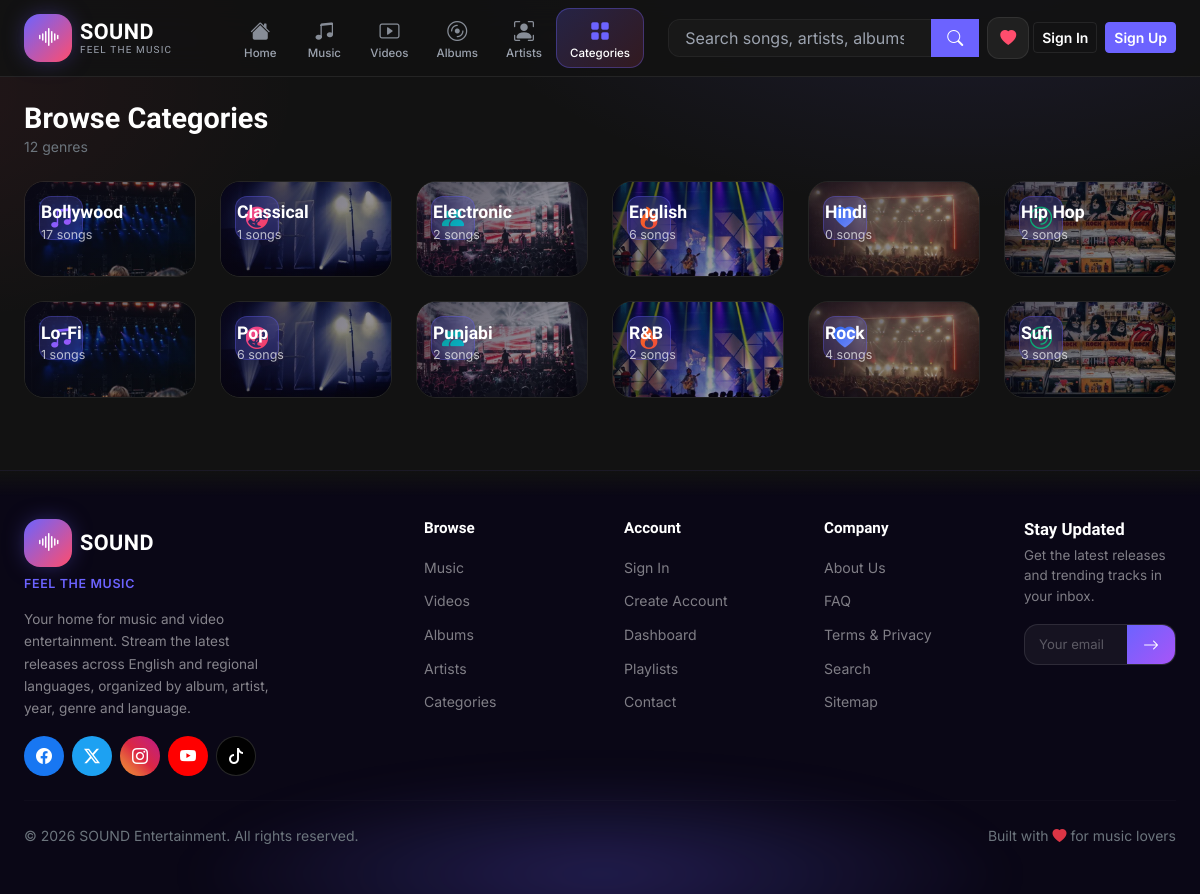
/categories.php, run on the app's committed database.
### tables this page shows
CREATE TABLE IF NOT EXISTS genres (
  id INT AUTO_INCREMENT PRIMARY KEY,
  name VARCHAR(80) NOT NULL UNIQUE,
  created_at TIMESTAMP DEFAULT CURRENT_TIMESTAMP
);

### includes/functions.php (called while the page is built, shortened)
<?php
require_once __DIR__ . '/header.php';
require_once __DIR__ . '/footer.php';
function db() {
    static $pdo = null;
    if ($pdo === null) {
        $dsn = 'mysql:host=' . DB_HOST . ';dbname=' . DB_NAME . ';charset=utf8mb4';
        try {
            $pdo = new PDO($dsn, DB_USER, DB_PASS, [
                PDO::ATTR_ERRMODE => PDO::ERRMODE_EXCEPTION,
                PDO::ATTR_DEFAULT_FETCH_MODE => PDO::FETCH_ASSOC,
                PDO::ATTR_EMULATE_PREPARES => false,
            ]);
        } catch (PDOException $e) {
            error_log('Database connection failed: ' . $e->getMessage());
            http_response_code(500);
            include __DIR__ . '/../500.php';
            exit;
        }
    }
    return $pdo;
}
function e($value): string {
    return htmlspecialchars((string)$value, ENT_QUOTES, 'UTF-8');
}
function url(string $path = ''): string {
    $path = ltrim($path, '/');
    return BASE_URL . '/' . $path;
}
function asset(string $path): string {
    return url('assets/' . ltrim($path, '/'));
}
function is_logged_in(): bool {
    return isset($_SESSION['user_id']);
}
function current_user(): ?array {
    if (!is_logged_in()) return null;
    return [
        'id' => $_SESSION['user_id'],
        'username' => $_SESSION['username'],
        'full_name' => $_SESSION['full_name'],
        'email' => $_SESSION['email'],
        'role' => $_SESSION['user_role'],
    ];
}

### includes/models.php (called while the page is built, shortened)
<?php
require_once __DIR__ . '/functions.php';
function get_genres(): array {
    return db()->query("SELECT g.*, (SELECT COUNT(*) FROM songs s WHERE s.genre_id = g.id) AS song_count FROM genres g ORDER BY g.name ASC")->fetchAll();
}

### categories.php (the view, shortened to what this page needs)
<?php
require_once __DIR__ . '/includes/functions.php';
require_once __DIR__ . '/includes/models.php';
$genres = get_genres();
render_header('Categories', 'categories');
$catImgs = [
    url('public/images/cat-1.webp'),
    url('public/images/cat-2.webp'),
    url('public/images/cat-3.webp'),
    url('public/images/cat-4.webp'),
    url('public/images/cat-5.webp'),
    url('public/images/cat-6.webp'),
];
$catIcons = ['bi-music-note-beamed', 'bi-globe-asia-australia', 'bi-people-fill', 'bi-fire', 'bi-heart-fill', 'bi-disc'];
$catGrads = [
    'linear-gradient(135deg,#6c63ff,#a855f7)',
    'linear-gradient(135deg,#ec4899,#f43f5e)',
    'linear-gradient(135deg,#0d9488,#06b6d4)',
    'linear-gradient(135deg,#f97316,#ef4444)',
    'linear-gradient(135deg,#2563eb,#818cf8)',
    'linear-gradient(135deg,#059669,#10b981)',
];
?>
<div class="container-fluid px-3 px-lg-4 py-4">
    <div class="d-flex align-items-end justify-content-between mb-4">
        <div>
            <h1 class="section-title">Browse Categories</h1>
            <p class="text-secondary small mb-0"><?= count($genres) ?> genres</p>
        </div>
    </div>
    <div class="row g-3 g-lg-4">
        <?php $ci = 0; foreach ($genres as $g):
            $gi = $ci % 6;
            $img = $catImgs[$gi];
            $icon = $catIcons[$gi];
            $grad = $catGrads[$gi];
            $songCount = (int)($g['song_count'] ?? 0);
        ?>
            <div class="col-6 col-md-4 col-lg-3 col-xl-2">
                <a href="<?= url('category.php?id=' . $g['id']) ?>" class="mc-cat-card">
                    <img src="<?= e($img) ?>" alt="<?= e($g['name']) ?>" loading="lazy">
                    <div class="mc-cat-overlay"></div>
                    <div class="mc-cat-icon">
                        <i class="bi <?= $icon ?>" style="background:<?= $grad ?>;-webkit-background-clip:text;background-clip:text;-webkit-text-fill-color:transparent"></i>
                    </div>
                    <div class="mc-cat-info">
                        <h3 class="mc-cat-name"><?= e($g['name']) ?></h3>
                        <p class="mc-cat-count"><?= $songCount ?> songs</p>
                    </div>
                </a>
            </div>
        <?php $ci++; endforeach; ?>
    </div>
</div>
<?php render_footer(); ?>

### includes/header.php (shortened to what this page needs)
<?php
require_once __DIR__ . '/../includes/functions.php';
function render_header(string $title = '', string $active = '', string $description = ''): void {
    $user = current_user();
    $navItems = [
        ['url' => 'index.php',      'label' => 'Home',       'key' => 'home',       'icon' => 'bi-house-fill'],
        ['url' => 'music.php',      'label' => 'Music',      'key' => 'music',      'icon' => 'bi-music-note-beamed'],
        ['url' => 'videos.php',     'label' => 'Videos',     'key' => 'videos',     'icon' => 'bi-play-btn'],
        ['url' => 'albums.php',     'label' => 'Albums',     'key' => 'albums',     'icon' => 'bi-disc'],
        ['url' => 'artists.php',    'label' => 'Artists',    'key' => 'artists',    'icon' => 'bi-person-bounding-box'],
        ['url' => 'categories.php', 'label' => 'Categories', 'key' => 'categories', 'icon' => 'bi-grid-fill'],
    ];
    ?>
<!DOCTYPE html>
<html lang="en" data-bs-theme="dark">
<head>
    <link href="https://cdn.jsdelivr.net/npm/bootstrap@5.3.3/dist/css/bootstrap.min.css" rel="stylesheet">
    <link href="https://cdn.jsdelivr.net/npm/bootstrap-icons@1.11.3/font/bootstrap-icons.min.css" rel="stylesheet">
    <link href="<?= asset('css/style.css') ?>" rel="stylesheet">
</head>
<body>
<header class="site-header sticky-top">
    <nav class="navbar navbar-expand-lg">
        <div class="container-fluid px-3 px-lg-4 d-flex align-items-center gap-2 gap-lg-3">
            <a class="navbar-brand d-flex align-items-center gap-2 flex-shrink-0" href="<?= url('index.php') ?>">
                <span class="brand-logo"><i class="bi bi-soundwave"></i></span>
                <span class="d-flex flex-column lh-1">
                    <span class="brand-name">SOUND</span>
                    <span class="brand-tagline">Feel The Music</span>
                </span>
            </a>
            <div class="collapse navbar-collapse" id="mainNav">
                <ul class="navbar-nav mx-auto mb-2 mb-lg-0">
                    <?php foreach ($navItems as $item): ?>
                        <li class="nav-item">
                            <a class="nav-vpill <?= $active === $item['key'] ? 'active' : '' ?>" href="<?= url($item['url']) ?>">
                                <i class="bi <?= $item['icon'] ?>"></i>
                                <span><?= e($item['label']) ?></span>
                            </a>
                        </li>
                    <?php endforeach; ?>
                </ul>
                <form class="d-flex my-2 my-lg-0 search-form" action="<?= url('search.php') ?>" method="get" role="search">
                    <div class="input-group">
                        <input class="form-control srch-input" type="search" name="q" id="globalSearch" placeholder="Search songs, artists, albums…" autocomplete="off" aria-label="Search">
                        <button class="btn btn-search-submit" type="submit"><i class="bi bi-search"></i></button>
                    </div>
                </form>
                <ul class="navbar-nav align-items-lg-center gap-1 flex-row flex-wrap ms-lg-2">
                    <li class="nav-item">
                        <a href="<?= url($user ? 'dashboard.php?tab=favourites' : 'login.php') ?>" class="nav-icon-btn position-relative" aria-label="Favourites">
                            <i class="bi bi-heart-fill text-pink"></i>
                        </a>
                    </li>
                    <?php if ($user): ?>
                        <li class="nav-item dropdown">
                            <a class="nav-link d-flex align-items-center gap-2 ps-1 py-0" href="#" role="button" data-bs-toggle="dropdown" aria-expanded="false" style="--bs-dropdown-toggle-icon-display:none">
                                <span class="avatar"><?= strtoupper(substr($user['username'], 0, 1)) ?></span>
                                <i class="bi bi-chevron-down text-secondary small d-none d-xl-inline"></i>
                            </a>
                            <ul class="dropdown-menu dropdown-menu-end">
                                <li class="px-3 py-2"><span class="text-white fw-600 small"><?= e($user['username']) ?></span><br><span class="text-secondary" style="font-size:0.72rem"><?= e($user['email'] ?? '') ?></span></li>
                                <li><hr class="dropdown-divider"></li>
                                <li><a class="dropdown-item" href="<?= url('dashboard.php') ?>"><i class="bi bi-speedometer2 me-2"></i>Dashboard</a></li>
                                <li><a class="dropdown-item" href="<?= url('playlists.php') ?>"><i class="bi bi-music-note-list me-2"></i>Playlists</a></li>
                                <li><a class="dropdown-item" href="<?= url('profile.php') ?>"><i class="bi bi-person me-2"></i>Profile</a></li>
                                <?php if ($user['role'] === 'admin'): ?>
                                    <li><hr class="dropdown-divider"></li>
                                    <li><a class="dropdown-item text-warning" href="<?= url('admin/index.php') ?>"><i class="bi bi-shield-lock me-2"></i>Admin Panel</a></li>
                                <?php endif; ?>
                                <li><hr class="dropdown-divider"></li>
                                <li><a class="dropdown-item text-danger-soft" href="<?= url('logout.php') ?>"><i class="bi bi-box-arrow-right me-2"></i>Logout</a></li>
                            </ul>
                        </li>
                    <?php else: ?>
                        <li class="nav-item"><a class="btn btn-outline-light btn-sm me-1" href="<?= url('login.php') ?>">Sign In</a></li>
                        <li class="nav-item"><a class="btn btn-primary btn-sm" href="<?= url('register.php') ?>">Sign Up</a></li>
                    <?php endif; ?>
                </ul>
            </div>
        </div>
    </nav>
</header>
<main id="main">
<?php
}

### includes/footer.php (shortened to what this page needs)
<?php
function render_footer(): void {
    $year = date('Y');
?>
</main>
<footer class="site-footer mt-5">
    <div class="container-fluid px-3 px-lg-4 py-5">
        <div class="row g-4 g-lg-5">
            <div class="col-lg-4">
                <a class="navbar-brand d-flex align-items-center gap-2 mb-2" href="<?= url('index.php') ?>">
                    <span class="brand-logo"><i class="bi bi-soundwave"></i></span>
                    <span class="brand-name">SOUND</span>
                </a>
                <p class="footer-brand-tagline">FEEL THE MUSIC</p>
                <p class="footer-desc">Your home for music and video entertainment. Stream the latest releases across English and regional languages, organized by album, artist, year, genre and language.</p>
                <div class="footer-socials">
                    <a href="#" class="footer-social-btn footer-social-fb" aria-label="Facebook"><i class="bi bi-facebook"></i></a>
                    <a href="#" class="footer-social-btn footer-social-tw" aria-label="Twitter"><i class="bi bi-twitter-x"></i></a>
                    <a href="#" class="footer-social-btn footer-social-ig" aria-label="Instagram"><i class="bi bi-instagram"></i></a>
                    <a href="#" class="footer-social-btn footer-social-yt" aria-label="YouTube"><i class="bi bi-youtube"></i></a>
                    <a href="#" class="footer-social-btn footer-social-tk" aria-label="TikTok"><i class="bi bi-tiktok"></i></a>
                </div>
            </div>
            <div class="col-6 col-lg-2">
                <h6 class="footer-title">Browse</h6>
                <ul class="footer-links">
                    <li><a href="<?= url('music.php') ?>">Music</a></li>
                    <li><a href="<?= url('videos.php') ?>">Videos</a></li>
                    <li><a href="<?= url('albums.php') ?>">Albums</a></li>
                    <li><a href="<?= url('artists.php') ?>">Artists</a></li>
                    <li><a href="<?= url('categories.php') ?>">Categories</a></li>
                </ul>
            </div>
            <div class="col-6 col-lg-2">
                <h6 class="footer-title">Account</h6>
                <ul class="footer-links">
                    <li><a href="<?= url('login.php') ?>">Sign In</a></li>
                    <li><a href="<?= url('register.php') ?>">Create Account</a></li>
                    <li><a href="<?= url('dashboard.php') ?>">Dashboard</a></li>
                    <li><a href="<?= url('playlists.php') ?>">Playlists</a></li>
                    <li><a href="<?= url('contact.php') ?>">Contact</a></li>
                </ul>
            </div>
            <div class="col-6 col-lg-2">
                <h6 class="footer-title">Company</h6>
                <ul class="footer-links">
                    <li><a href="<?= url('about.php') ?>">About Us</a></li>
                    <li><a href="<?= url('faq.php') ?>">FAQ</a></li>
                    <li><a href="<?= url('terms.php') ?>">Terms &amp; Privacy</a></li>
                    <li><a href="<?= url('search.php') ?>">Search</a></li>
                    <li><a href="<?= url('sitemap.php') ?>">Sitemap</a></li>
                </ul>
            </div>
            <div class="col-lg-2">
                <h6 class="footer-stay-title">Stay Updated</h6>
                <p class="footer-stay-sub">Get the latest releases and trending tracks in your inbox.</p>
                <form class="newsletter-form" id="newsletterForm">
                    <div class="footer-email-row">
                        <input type="email" id="newsletterEmail" placeholder="Your email" required>
                        <button type="submit" aria-label="Subscribe"><i class="bi bi-arrow-right"></i></button>
                    </div>
                </form>
            </div>
        </div>
        <hr class="footer-divider my-4">
        <div class="d-flex flex-column flex-md-row justify-content-between align-items-center gap-2">
            <p class="small text-secondary mb-0">&copy; <?= $year ?> SOUND Entertainment. All rights reserved.</p>
            <p class="small text-secondary mb-0">Built with <i class="bi bi-heart-fill text-danger"></i> for music lovers</p>
        </div>
    </div>
</footer>
</body>
</html>
<?php
}

### data on the page
genres: name "Bollywood", songCount "17"
genres: name "Classical", songCount "1"
genres: name "Electronic", songCount "2"
genres: name "English", songCount "6"
genres: name "Hindi", songCount "0"
genres: name "Hip Hop", songCount "2"
genres: name "Lo-Fi", songCount "1"
genres: name "Pop", songCount "6"
genres: name "Punjabi", songCount "2"
genres: name "R&B", songCount "2"
genres: name "Rock", songCount "4"
genres: name "Sufi", songCount "3"

### other printed values
$item['label'] "Home"
$item['label'] "Music"
$item['label'] "Videos"
$item['label'] "Albums"
$item['label'] "Artists"
$item['label'] "Categories"
count($genres) "12"
